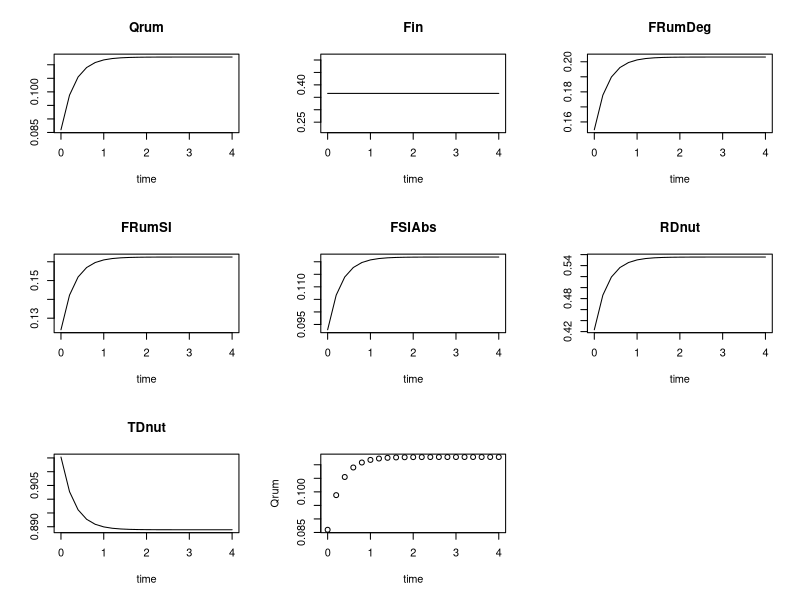

The R source for this figure:
############################################################################
#Example Rumen Passage and SI Digestion Model for NANP Modeling Workshop
#This model contains a single ruminal nutrient pool. 
#Written by Mark D. Hanigan, Virginia Tech
#############################################################################

#Abbreviations: F = flux, Q = pool size, dQ = differential of Q with respect to time, 
#	C = concentration, K = mass action rate constant, Rum = rumen, SI = small intestine, 
#	Fec = fecal output, RD = ruminally degraded, TD = total tract digested, Abs = absorbed, 
#	In = input, Fa,b = the flux from pool a to pool b
#
#Time is in days, mass in kg, and fluxes in kg/d

require(deSolve);			#Load the deSolve package for numerical integration)

#A list of times (d) to output predictions 
t <- seq(0, 4, by = 0.2)  #predictions at each time will be returned from the function

#Digestion model function - Rum plus SI
#The model is defined as a function that can be called with input arguments of:
#	t, and parameters.  Can be called by hand as below or by an optimizer solving for
#	parameter estimates or attempting to minimize or maximize any objective function
 
Gut <- function(t, parameters) { 
	#Derivative section
	derivs <- function(t, state, parameters) {
	   with(as.list(c(state, parameters)), {

		#Rumen Fluxes
		Fin <- DMI * Cnut
		FRumDeg <- Qrum * Kdeg
		FRumSI <- Qrum * Kpas

		#Rumen Differentials
		dQrum <- Fin - FRumDeg - FRumSI

		#Intestinal Fluxes
		FSIAbs <- FRumSI * KSIAbs
		FSIFec <- FRumSI - FSIAbs 

		#Digestibility Calculations
		RDnut <- FRumDeg/Fin			#Ruminal
		TDnut <- (Fin - FSIFec) / Fin		#Total Tract

		return(list(dQrum,Fin=Fin,FRumDeg=FRumDeg,FRumSI=FRumSI,FSIAbs=FSIAbs,RDnut=RDnut,TDnut=TDnut))
	   })
	}
	state <- c(Qrum=0.086) #Initial ruminal pool size 
	return(ode(y=state, times=t, func=derivs, parms=parameters, method="rk4"))  #solve the model in time using ode
}	#End of the Gut model function

#Create a Vector of Model Inputs and parameters
parameters <- c(DMI = 22,		#kg DM/h
     Cnut = 0.196*0.16*.53,	#kg/kg DM, in this case 19.6% CP at 16% N and 53% ruminally insoluble
     Kdeg = 7.5/100*24,		#degradation rate (%/h) converted to fraction per day
     Kpas = 0.06*24,		#passage rate per day
     KSIAbs = 0.75)		#SI digestibilty of escaped nutrient

#Call the model passing time and the vector of parameters
out <- Gut(t, parameters);	 #Model output is collected in the out matrix
summary(out);			#Summarize output contained in the out matrix
out[dim(out)[1],]        #Examine the last row of the out matrix to see the steady state values
plot(out);				#Plot all of the variables in the out matrix vs time
out[,"FRumSI"] #missing leading comman in distributed scripts

plot(out[,1:2])


#Simulate a greater rate of passage
parameters <- c(DMI = 22,		#kg DM/d
                Cnut = 0.196*0.16*.53,	#kg/kg DM, in this case 19.6% CP at 16% N and 53% ruminally insoluble
                Kdeg = 7.5/100*24,		#degradation rate per day
                Kpas = 0.08*24,		#passage rate per day
                KSIAbs = 0.75)		#SI digestibilty of escaped nutrient
out2 <- Gut(t, parameters)		#Call the model passing time and pars vectors

last_time <- length(out[,1])
out[last_time,c("time","Qrum","FRumDeg","FRumSI")]  # last timepoint, i.e. at steady state from slower Kp
out2[last_time,c("time","Qrum","FRumDeg","FRumSI")]  #last timepoint from faster Kp

#The ruminal DC
out[last_time,"FRumDeg"]/out[last_time,"Fin"]
out2[last_time,"FRumDeg"]/out[last_time,"Fin"]
